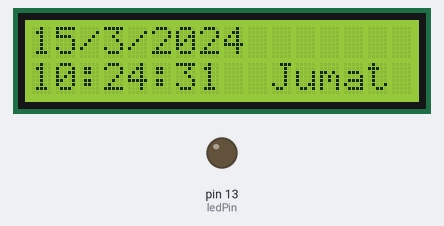
Recording of a sketch running on a simulated Arduino Uno, built with avr-gcc and run on an emulated ATmega328P. Shown: 16×2 character LCD, output pins drawn as LEDs (lit = HIGH). The local clock reads 2024-03-15 10:24:30 at power-on unless the sketch sets it.

Above: at 1.1 s.
At 5.2 s:
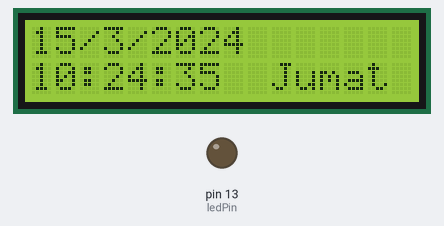
At 10.3 s:
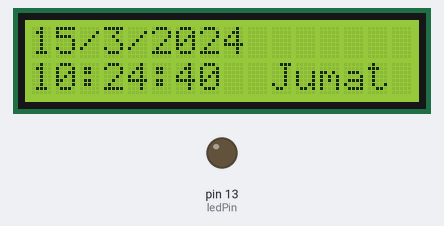
At 19.6 s:
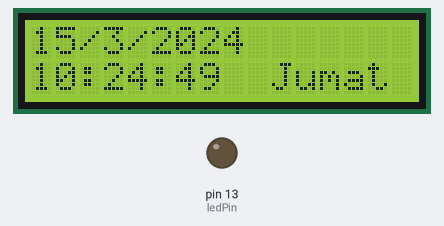
At 28.8 s:
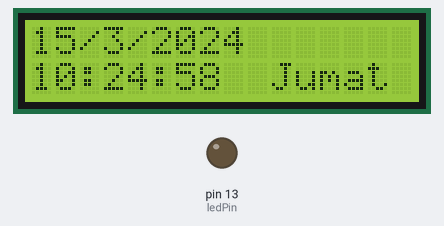
At 38.1 s:
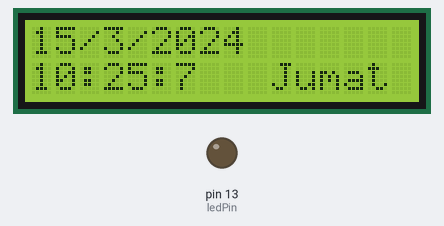

The sketch:

14-rtcAlarm.ino
```cpp
#include <Wire.h>
#include <LiquidCrystal_I2C.h>
#include "RTClib.h"

RTC_DS3231 rtc;
DateTime now;
LiquidCrystal_I2C lcd(0x27, 16, 2);

const int ledPin = 13;
bool ledState = false;
unsigned int lastPrint = 0;
unsigned int lastBlink = 0;
int intervalPrint = 1000;
int intervalBlink = 500;


char daysOfTheWeek[7][12] = { "Minggu", "Senin", "Selasa", "Rabu", "Kamis", "Jumat", "Sabtu" };

void setup() {
  Serial.begin(57600);

  if (!rtc.begin()) {
    Serial.println("Couldn't find RTC");
    Serial.flush();
    while (1) delay(10);
  }

  if (rtc.lostPower()) {
    rtc.adjust(DateTime(F(__DATE__), F(__TIME__)));
    // rtc.adjust(DateTime(2014, 1, 21, 3, 0, 0));
  }

  lcd.init();
  lcd.backlight();

  //rtc.adjust(DateTime(F(__DATE__), F(__TIME__)));

  pinMode(ledPin, OUTPUT);
}

void loop() {
  now = rtc.now();

  if (millis() - lastPrint >= intervalPrint) {
    tampilLCD();
    lastPrint = millis();
  }

  if ((now.hour() == 11) && (now.minute() == 2)) {
    if (millis() - lastBlink >= intervalBlink) {
      ledState = !ledState;
      digitalWrite(ledPin, ledState);

      lastBlink = millis();
    }
  } else {
    digitalWrite(ledPin, LOW);
  }
}

void tampilLCD() {
  lcd.clear();

  lcd.setCursor(0, 0);
  lcd.print(now.day());
  lcd.print("/");
  lcd.print(now.month());
  lcd.print("/");
  lcd.print(now.year());
  lcd.setCursor(0, 1);
  lcd.print(now.hour());
  lcd.print(":");
  lcd.print(now.minute());
  lcd.print(":");
  lcd.print(now.second());
  lcd.setCursor(10, 1);
  lcd.print(daysOfTheWeek[now.dayOfTheWeek()]);
}
```

Measured:
- what the display in image 0 shows lasts 1.1 s, from 1.0 s to 2.1 s
